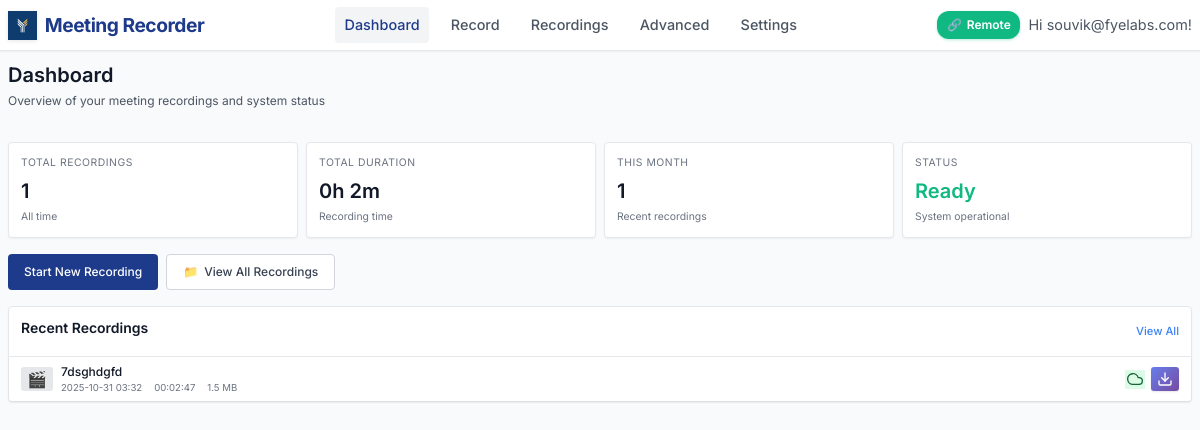
Page /dashboard (signed in) on the earlier database version.
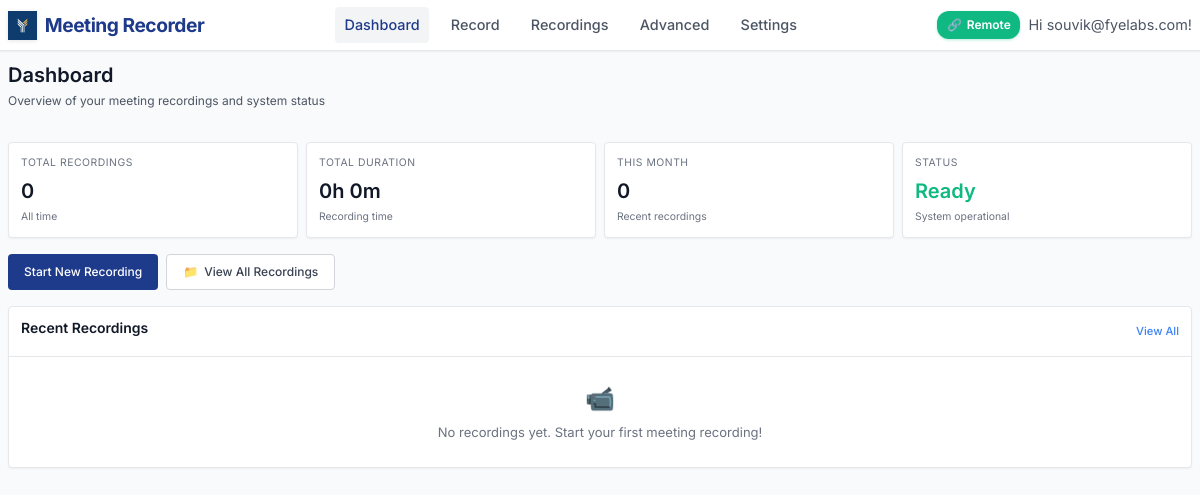
Same page on the later database version.
### models.py (models this page shows, shortened)
class Recording(db.Model):
    id = db.Column(db.Integer, primary_key=True)
    title = db.Column(db.String(200), nullable=False)
    filename = db.Column(db.String(255), nullable=False)
    file_path = db.Column(db.String(500), nullable=False)
    file_size = db.Column(db.BigInteger, default=0)  # in bytes
    duration = db.Column(db.Integer, default=0)  # in seconds
    created_at = db.Column(db.DateTime, default=datetime.utcnow)
    started_at = db.Column(db.DateTime)
    ended_at = db.Column(db.DateTime)
    monitor_name = db.Column(db.String(200))
    resolution = db.Column(db.String(50))  # e.g., "1920x1080"
    uploaded = db.Column(db.Boolean, default=False)
    upload_url = db.Column(db.String(500))  # Legacy field - kept for compatibility
    video_url = db.Column(db.String(500))
    transcript_url = db.Column(db.String(500))
    thumbnail_url = db.Column(db.String(500))
    upload_status = db.Column(db.String(50), default='pending')  # pending, uploading, completed, failed
    upload_metadata = db.Column(db.Text)  # JSON metadata from upload
    user_id = db.Column(db.Integer, db.ForeignKey('user.id'), nullable=False)
    status = db.Column(db.String(50), default='completed')  # recording, processing, completed, failed
    @property
    def duration_formatted(self):
        if not self.duration:
            return "00:00:00"
        hours = self.duration // 3600
        minutes = (self.duration % 3600) // 60
        seconds = self.duration % 60
        return f"{hours:02d}:{minutes:02d}:{seconds:02d}"
    @property
    def file_size_formatted(self):
        if not self.file_size:
            return "0 B"
        size = self.file_size  # Work with a copy to avoid modifying the actual value
        for unit in ['B', 'KB', 'MB', 'GB']:
            if size < 1024:
                return f"{size:.1f} {unit}"
            size /= 1024
        return f"{size:.1f} TB"
    @property
    def sync_status(self):
        if self.upload_status == 'completed' and self.uploaded:
            return "Synced"
        elif self.upload_status == 'uploading':
            return "Uploading"
        elif self.upload_status == 'failed':
            return "Upload Failed"
        elif self.status == "failed":
            return "Recording Failed"
        elif self.status == "processing":
            return "Processing"
        else:
            return "Local Only"
    @property
    def sync_status_class(self):
        status = self.sync_status
        if status == "Synced":
            return "status-synced"
        elif status == "Uploading":
            return "status-uploading"
        elif "Failed" in status:
            return "status-failed"
        elif status == "Processing":
            return "status-processing"
        else:
            return "status-local"
    @property
    def resolved_file_path(self):
        if not self.file_path:
            return None
        current_dir = os.path.dirname(os.path.abspath(__file__))
        if os.path.isabs(self.file_path):
            filename = os.path.basename(self.file_path)
        else:
            filename = self.file_path
        resolved_path = os.path.join(current_dir, 'recordings', filename)
        return resolved_path
    @property
    def transcript_path(self):
        current_dir = os.path.dirname(os.path.abspath(__file__))
        recordings_dir = os.path.join(current_dir, 'recordings')
        safe_title = "".join(c for c in self.title if c.isalnum() or c in (' ', '-', '_')).rstrip()
        transcript_filename = f"{safe_title}_transcript.txt"
        transcript_path = os.path.join(recordings_dir, transcript_filename)
        if os.path.exists(transcript_path):
            return transcript_path
        resolved_path = self.resolved_file_path
        if resolved_path:
            old_transcript_path = os.path.splitext(resolved_path)[0] + '_transcript.txt'
            if os.path.exists(old_transcript_path):
                return old_transcript_path
        return transcript_path
    @property
    def has_transcript(self):
        transcript_path = self.transcript_path
        return transcript_path and os.path.exists(transcript_path)

### app.py (the view)
@app.route('/dashboard')
@login_required
def dashboard():
    recent_recordings = Recording.query\
        .order_by(Recording.created_at.desc()).limit(6).all()
    total_recordings = Recording.query.count()
    total_duration = db.session.query(db.func.sum(Recording.duration)).scalar() or 0
    return render_template('dashboard.html',
                         recent_recordings=recent_recordings,
                         total_recordings=total_recordings,
                         total_duration=total_duration)

### app.py (called while the page is built)
@app.context_processor
def utility_processor():
    active_recording = None
    if current_user.is_authenticated:
        from dual_stream import DualModeStreamer
        global recording_state
        if recording_state.get('active', False):
            recent_recording = Recording.query.filter_by(user_id=current_user.id).order_by(Recording.created_at.desc()).first()
            if recent_recording and recent_recording.status != 'completed':
                active_recording = recent_recording
    return dict(
        format_file_size=format_file_size,
        format_duration=format_duration,
        active_recording=active_recording,
        is_remote_recording_enabled=is_remote_recording_enabled
    )

@login_manager.user_loader
def load_user(user_id):
    return db.session.get(User, int(user_id))  # Fix SQLAlchemy deprecation

### templates/dashboard.html (shortened to what the changed rows need)
{% extends "base.html" %}
{% block content %}
<div class="page-header">
    <h1 class="page-title" style="font-size: 1.25rem; margin-bottom: 0.25rem;">Dashboard</h1>
</div>
<div class="stats-grid">
    <div class="stat-card">
        <div class="stat-label">Total Recordings</div>
        <div class="stat-value">{{ total_recordings }}</div>
        <div class="stat-subtext">All time</div>
    </div>
    <div class="stat-card">
        <div class="stat-label">Total Duration</div>
        <div class="stat-value">{{ (total_duration // 3600) }}h {{ ((total_duration % 3600) // 60) }}m</div>
        <div class="stat-subtext">Recording time</div>
    </div>
    <div class="stat-card">
        <div class="stat-label">This Month</div>
        <div class="stat-value">{{ recent_recordings|length }}</div>
        <div class="stat-subtext">Recent recordings</div>
    </div>
</div>
<div class="recent-recordings">
    <div class="section-header">
        <h2 class="section-title">Recent Recordings</h2>
    </div>
    {% if recent_recordings %}
        <div class="recordings-list">
            {% for recording in recent_recordings %}
            <div class="list-item" onclick="playRecording('{{ recording.id }}', event)">
                <div class="list-thumbnail">
                    {% if recording.file_path %}
                        🎬
                    {% else %}
                        📹
                    {% endif %}
                </div>
                <div class="list-info">
                    <div class="list-title">{{ recording.title }}</div>
                    <div class="list-meta">
                        <span>{{ recording.created_at.strftime('%Y-%m-%d %H:%M') }}</span>
                        <span>{{ recording.duration_formatted }}</span>
                        <span>{{ recording.file_size_formatted }}</span>
                    </div>
                </div>
                <div class="list-actions">
                    <span class="status-icon {{ recording.sync_status_class }}" title="{{ recording.sync_status }}">
                    {% if recording.sync_status == 'Synced' %}
                        <svg width="16" height="16" viewBox="0 0 24 24" fill="none" stroke="currentColor" stroke-width="2" stroke-linecap="round" stroke-linejoin="round">
                            <path d="M18 10h-1.26A8 8 0 1 0 9 20h9a5 5 0 0 0 0-10z"/>
                        </svg>
                    {% elif recording.sync_status == 'Completed' %}
                        <svg width="16" height="16" viewBox="0 0 24 24" fill="none" stroke="currentColor" stroke-width="2" stroke-linecap="round" stroke-linejoin="round">
                            <polyline points="20,6 9,17 4,12"/>
                        </svg>
                    {% elif recording.sync_status == 'Processing' %}
                        <svg width="16" height="16" viewBox="0 0 24 24" fill="none" stroke="currentColor" stroke-width="2" stroke-linecap="round" stroke-linejoin="round" style="animation: spin 1s linear infinite;">
                            <path d="M21 12a9 9 0 11-6.219-8.56"/>
                        </svg>
                    {% elif recording.sync_status == 'Failed' %}
                        <svg width="16" height="16" viewBox="0 0 24 24" fill="none" stroke="currentColor" stroke-width="2" stroke-linecap="round" stroke-linejoin="round">
                            <circle cx="12" cy="12" r="10"/>
                            <line x1="15" y1="9" x2="9" y2="15"/>
                            <line x1="9" y1="9" x2="15" y2="15"/>
                        </svg>
                    {% endif %}
                    </span>
                    <a href="{{ url_for('download_recording', recording_id=recording.id) }}"
                       class="download-btn"
                       onclick="event.stopPropagation()"
                       title="Download recording">
                        <svg width="16" height="16" viewBox="0 0 24 24" fill="none" stroke="currentColor" stroke-width="2" stroke-linecap="round" stroke-linejoin="round">
                            <path d="M21 15v4a2 2 0 0 1-2 2H5a2 2 0 0 1-2-2v-4"/>
                            <polyline points="7,10 12,15 17,10"/>
                            <line x1="12" y1="15" x2="12" y2="3"/>
                        </svg>
                    </a>
                </div>
            </div>
            {% endfor %}
        </div>
    {% else %}
        <div class="empty-state">
            <div class="empty-icon">📹</div>
            <p>No recordings yet. Start your first meeting recording!</p>
        </div>
    {% endif %}
</div>
{% endblock %}

Differences in the rows shown:
removed Recording: title "7dsghdgfd", created_at "2025-10-31 03:32", duration_formatted "00:02:47", file_size_formatted "1.5 MB", upload_status "completed" (drawn)
Other differences:
{{ total_recordings }}: "1" → "0"
{{ ((total_duration % 3600) // 60) }}: "2" → "0"
{{ recent_recordings|length }}: "1" → "0"
text now shown: "📹 No recordings yet. Start your first meeting recording!"
